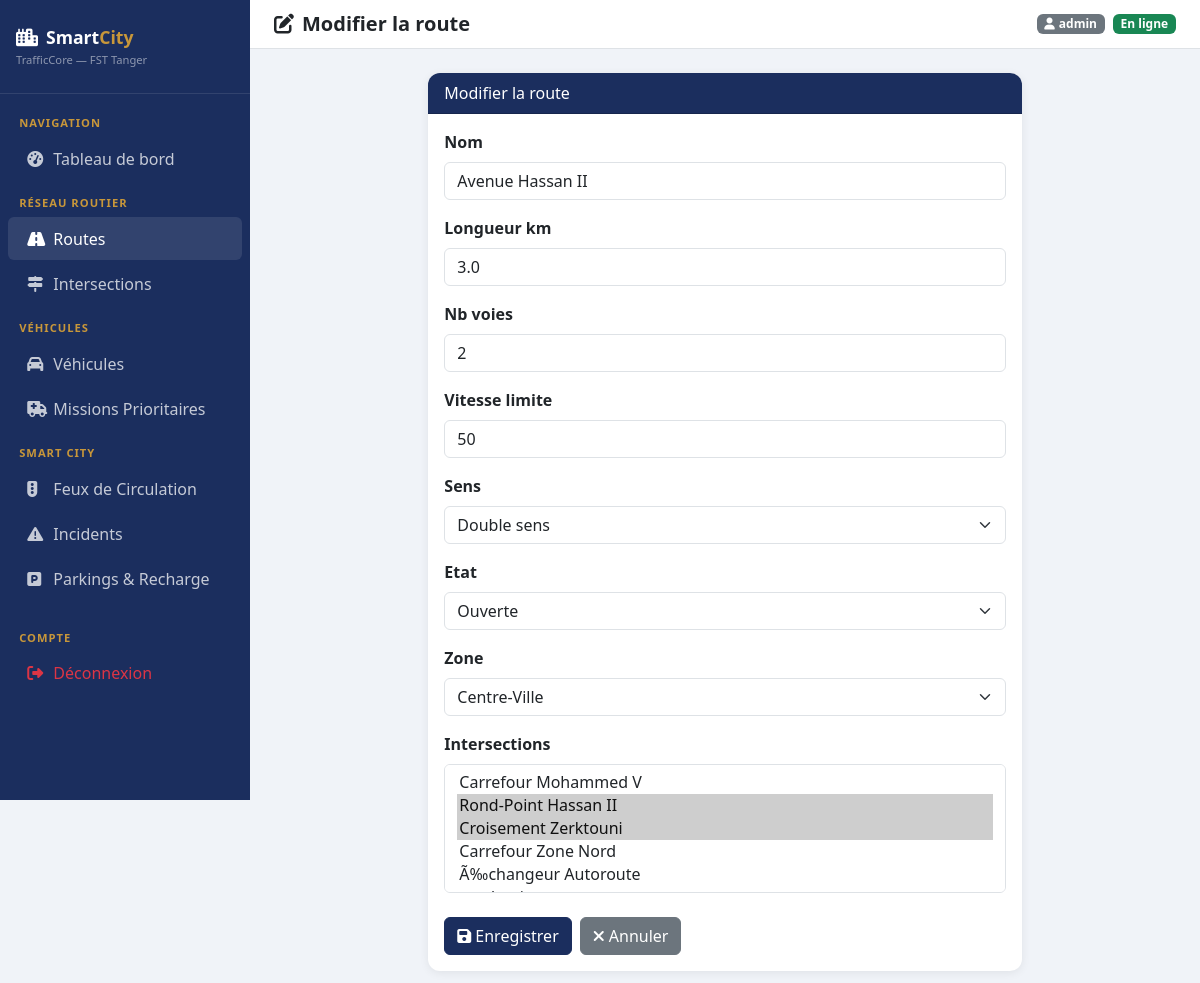
/traffic/routes/2/edit/ (signed in), run on the app's committed database.
### traffic/models.py (models this page shows, shortened)
class Route(models.Model):
    SENS_CHOICES = [('1', 'Sens unique'), ('2', 'Double sens')]
    ETAT_CHOICES = [('ouvert', 'Ouverte'), ('ferme', 'Fermée'), ('travaux', 'En travaux')]
    nom = models.CharField(max_length=200)
    longueur_km = models.FloatField(default=1.0)
    nb_voies = models.IntegerField(default=2)
    vitesse_limite = models.IntegerField(default=50)
    sens = models.CharField(max_length=1, choices=SENS_CHOICES, default='2')
    etat = models.CharField(max_length=20, choices=ETAT_CHOICES, default='ouvert')
    zone = models.ForeignKey(ZoneUrbaine, on_delete=models.SET_NULL, null=True, blank=True)
    intersections = models.ManyToManyField(Intersection, blank=True, related_name='routes')
    date_creation = models.DateTimeField(auto_now_add=True)
    class Meta: ordering = ['nom']

### traffic/views.py (the view)
# urls.py: path('routes/<int:pk>/edit/', views.route_update, name='route_update'),
@login_required
def route_update(request, pk):
    route = get_object_or_404(Route, pk=pk)
    form = RouteForm(request.POST or None, instance=route)
    if form.is_valid():
        form.save()
        messages.success(request, "Route modifiée avec succès !")
        return redirect('route_list')
    return render(request, 'traffic/route_form.html', {'form': form, 'title': 'Modifier la route'})

### traffic/forms.py
class RouteForm(forms.ModelForm):
    class Meta:
        model = Route
        fields = ['nom', 'longueur_km', 'nb_voies', 'vitesse_limite', 'sens', 'etat', 'zone', 'intersections']
        widgets = {
            'nom': forms.TextInput(attrs={'class': 'form-control', 'placeholder': 'Nom de la route'}),
            'longueur_km': forms.NumberInput(attrs={'class': 'form-control'}),
            'nb_voies': forms.NumberInput(attrs={'class': 'form-control'}),
            'vitesse_limite': forms.NumberInput(attrs={'class': 'form-control'}),
            'sens': forms.Select(attrs={'class': 'form-select'}),
            'etat': forms.Select(attrs={'class': 'form-select'}),
            'zone': forms.Select(attrs={'class': 'form-select'}),
            'intersections': forms.SelectMultiple(attrs={'class': 'form-select', 'size': '5'}),
        }

### traffic/models.py (called while the page is built)
    def __str__(self): return self.nom

    def __str__(self): return self.nom

### templates/traffic/route_form.html (shortened to what this page needs)
{% extends 'base.html' %}
{% block page_title %}<i class="fas fa-edit me-2"></i>{{ title }}{% endblock %}
{% block content %}
<div class="row justify-content-center">
    <div class="col-md-8">
        <div class="card">
            <div class="card-header">{{ title }}</div>
            <div class="card-body">
                <form method="post">
                    {% for field in form %}
                    <div class="mb-3">
                        <label class="form-label fw-semibold">{{ field.label }}</label>
                        {{ field }}
                    </div>
                    {% endfor %}
                    <div class="d-flex gap-2 mt-4">
                        <button type="submit" class="btn btn-primary">
                            <i class="fas fa-save me-1"></i>Enregistrer
                        </button>
                        <a href="javascript:history.back()" class="btn btn-secondary">
                            <i class="fas fa-times me-1"></i>Annuler
                        </a>
                    </div>
                </form>
            </div>
        </div>
    </div>
</div>
{% endblock %}

### templates/base.html (shortened to what this page needs)
<!DOCTYPE html>
<html lang="fr">
<head>
    <link href="https://cdn.jsdelivr.net/npm/bootstrap@5.3.0/dist/css/bootstrap.min.css" rel="stylesheet">
    <link href="https://cdnjs.cloudflare.com/ajax/libs/font-awesome/6.4.0/css/all.min.css" rel="stylesheet">
</head>
<body>
<div class="sidebar">
    <div class="brand">
        <i class="fas fa-city me-2"></i>Smart<span>City</span>
        <div style="font-size:.7rem;color:rgba(255,255,255,.5);font-weight:400;margin-top:2px">TrafficCore — FST Tanger</div>
    </div>
    <nav class="mt-2">
        <div class="nav-section">Navigation</div>
        <a href="{% url 'dashboard' %}" class="nav-link {% if request.resolver_match.url_name == 'dashboard' %}active{% endif %}">
            <i class="fas fa-tachometer-alt"></i> Tableau de bord
        </a>
        <div class="nav-section">Réseau Routier</div>
        <a href="{% url 'route_list' %}" class="nav-link {% if 'route' in request.resolver_match.url_name %}active{% endif %}">
            <i class="fas fa-road"></i> Routes
        </a>
        <a href="{% url 'intersection_list' %}" class="nav-link {% if 'intersection' in request.resolver_match.url_name %}active{% endif %}">
            <i class="fas fa-map-signs"></i> Intersections
        </a>
        <div class="nav-section">Véhicules</div>
        <a href="{% url 'vehicule_list' %}" class="nav-link {% if 'vehicule' in request.resolver_match.url_name %}active{% endif %}">
            <i class="fas fa-car"></i> Véhicules
        </a>
        <a href="{% url 'mission_list' %}" class="nav-link {% if 'mission' in request.resolver_match.url_name %}active{% endif %}">
            <i class="fas fa-ambulance"></i> Missions Prioritaires
        </a>
        <div class="nav-section">Smart City</div>
        <a href="{% url 'feu_list' %}" class="nav-link {% if 'feu' in request.resolver_match.url_name %}active{% endif %}">
            <i class="fas fa-traffic-light"></i> Feux de Circulation
        </a>
        <a href="{% url 'incident_list' %}" class="nav-link {% if 'incident' in request.resolver_match.url_name %}active{% endif %}">
            <i class="fas fa-exclamation-triangle"></i> Incidents
        </a>
        <a href="{% url 'parking_list' %}" class="nav-link {% if 'parking' in request.resolver_match.url_name %}active{% endif %}">
            <i class="fas fa-parking"></i> Parkings & Recharge
        </a>
        <div class="nav-section mt-3">Compte</div>
        <a href="{% url 'logout' %}" class="nav-link text-danger">
            <i class="fas fa-sign-out-alt"></i> Déconnexion
        </a>
    </nav>
</div>
<div class="main-content">
    <div class="topbar">
        <h5 class="mb-0 fw-bold text-navy">{% block page_title %}Dashboard{% endblock %}</h5>
        <div class="d-flex align-items-center gap-2">
            <span class="badge bg-secondary"><i class="fas fa-user me-1"></i>{{ request.user.username }}</span>
            <span class="badge bg-success">En ligne</span>
        </div>
    </div>
    {% block content %}{% endblock %}
</div>
</body>
</html>

### templates/base.html (style rules this page uses)
:root { --navy: #1B2E5E; --sky: #4A90C4; --gold: #C8973A; --sidebar-w: 250px; }
body { background: #f0f3f8; font-family: 'Segoe UI', sans-serif; }
.sidebar { width: var(--sidebar-w); min-height: 100vh; background: var(--navy); position: fixed; top: 0; left: 0; z-index: 100; overflow-y: auto; }
.sidebar .brand { padding: 1.5rem 1rem; border-bottom: 1px solid rgba(255,255,255,.1); color: white; font-weight: 700; font-size: 1.1rem; }
.sidebar .brand span { color: var(--gold); }
.sidebar .nav-link { color: rgba(255,255,255,.75); padding: .6rem 1.2rem; border-radius: 6px; margin: 2px 8px; transition: all .2s; }
.sidebar .nav-link:hover, .sidebar .nav-link.active { background: rgba(255,255,255,.1); color: white; }
.sidebar .nav-link i { width: 22px; }
.sidebar .nav-section { color: var(--gold); font-size: .7rem; font-weight: 700; text-transform: uppercase; padding: .8rem 1.2rem .2rem; letter-spacing: 1px; }
.main-content { margin-left: var(--sidebar-w); padding: 1.5rem; }
.topbar { background: white; padding: .75rem 1.5rem; margin: -1.5rem -1.5rem 1.5rem; border-bottom: 1px solid #dee2e6; display: flex; align-items: center; justify-content: space-between; }
.card { border: none; border-radius: 12px; box-shadow: 0 2px 10px rgba(0,0,0,.07); }
.card-header { background: var(--navy); color: white; border-radius: 12px 12px 0 0 !important; }
.btn-primary { background: var(--navy); border-color: var(--navy); }

### data on the page
Route: form "Avenue Hassan II" "3.0" "2" "50" "Double sens" "Ouverte" "Centre-Ville"

### other printed values
{{ title }} "Modifier la route"
{{ request.user.username }} "admin"
{{ field.label }} "Nom" "Longueur km" "Nb voies" "Vitesse limite" "Sens" "Etat" "Zone" "Intersections"
